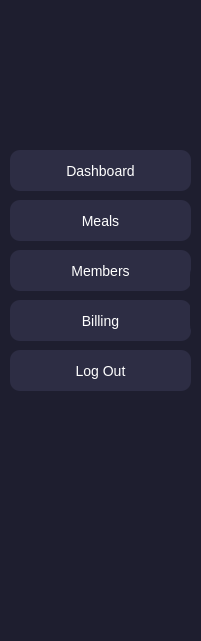
     <widget class="QFrame" name="frame">
      <property name="geometry">
       <rect>
        <x>0</x>
        <y>10</y>
        <width>201</width>
        <height>641</height>
       </rect>
      </property>
      <property name="styleSheet">
       <string notr="true">background-color: #1E1E2F;
border-radius: 15px;</string>
      </property>
      <property name="frameShape">
       <enum>QFrame::Shape::StyledPanel</enum>
      </property>
      <property name="frameShadow">
       <enum>QFrame::Shadow::Raised</enum>
      </property>
      <widget class="QPushButton" name="btnDashboard">
       <property name="geometry">
        <rect>
         <x>10</x>
         <y>150</y>
         <width>181</width>
         <height>41</height>
        </rect>
       </property>
       <property name="styleSheet">
        <string notr="true">QPushButton {
    background-color: #2D2D44;
    color: white;
    border-radius: 10px;
    padding: 10px;
    font-size: 14px;
}

QPushButton:hover {
    background-color: #3E8EDE;
}</string>
       </property>
       <property name="text">
        <string>Dashboard</string>
       </property>
       <property name="icon">
        <iconset theme="QIcon::ThemeIcon::GoHome"/>
       </property>
      </widget>
      <widget class="QPushButton" name="btnMeals">
       <property name="geometry">
        <rect>
         <x>10</x>
         <y>200</y>
         <width>181</width>
         <height>41</height>
        </rect>
       </property>
       <property name="styleSheet">
        <string notr="true">QPushButton {
    background-color: #2D2D44;
    color: white;
    border-radius: 10px;
    padding: 10px;
    font-size: 14px;
}

QPushButton:hover {
    background-color: #3E8EDE;
}</string>
       </property>
       <property name="text">
        <string>Meals</string>
       </property>
       <property name="icon">
        <iconset theme="QIcon::ThemeIcon::MediaRecord"/>
       </property>
      </widget>
      <widget class="QPushButton" name="btnMeals_2">
       <property name="geometry">
        <rect>
         <x>10</x>
         <y>250</y>
         <width>181</width>
         <height>41</height>
        </rect>
       </property>
       <property name="styleSheet">
        <string notr="true">QPushButton {
    background-color: #2D2D44;
    color: white;
    border-radius: 10px;
    padding: 10px;
    font-size: 14px;
}

QPushButton:hover {
    background-color: #3E8EDE;
}</string>
       </property>
       <property name="text">
        <string>Members</string>
       </property>
       <property name="icon">
        <iconset theme="QIcon::ThemeIcon::AddressBookNew"/>
       </property>
      </widget>
      <widget class="QPushButton" name="btnBilling">
       <property name="geometry">
        <rect>
         <x>10</x>
         <y>300</y>
         <width>181</width>
         <height>41</height>
        </rect>
       </property>
       <property name="styleSheet">
        <string notr="true">QPushButton {
    background-color: #2D2D44;
    color: white;
    border-radius: 10px;
    padding: 10px;
    font-size: 14px;
}

QPushButton:hover {
    background-color: #3E8EDE;
}</string>
       </property>
       <property name="text">
        <string>Billing</string>
       </property>
       <property name="icon">
        <iconset theme="QIcon::ThemeIcon::FormatTextStrikethrough"/>
       </property>
      </widget>
      <widget class="QPushButton" name="btnLogout">
       <property name="geometry">
        <rect>
         <x>10</x>
         <y>350</y>
         <width>181</width>
         <height>41</height>
        </rect>
       </property>
       <property name="styleSheet">
        <string notr="true">QPushButton {
    background-color: #2D2D44;
    color: white;
    border-radius: 10px;
    padding: 10px;
    font-size: 14px;
}

QPushButton:hover {
    background-color: #3E8EDE;
}</string>
       </property>
       <property name="text">
        <string>Log Out</string>
       </property>
       <property name="icon">
        <iconset theme="QIcon::ThemeIcon::GoPrevious"/>
       </property>
      </widget>
      <widget class="QWidget" name="widget" native="true">
       <property name="geometry">
        <rect>
         <x>190</x>
         <y>260</y>
         <width>120</width>
         <height>80</height>
        </rect>
       </property>
      </widget>
     </widget>
